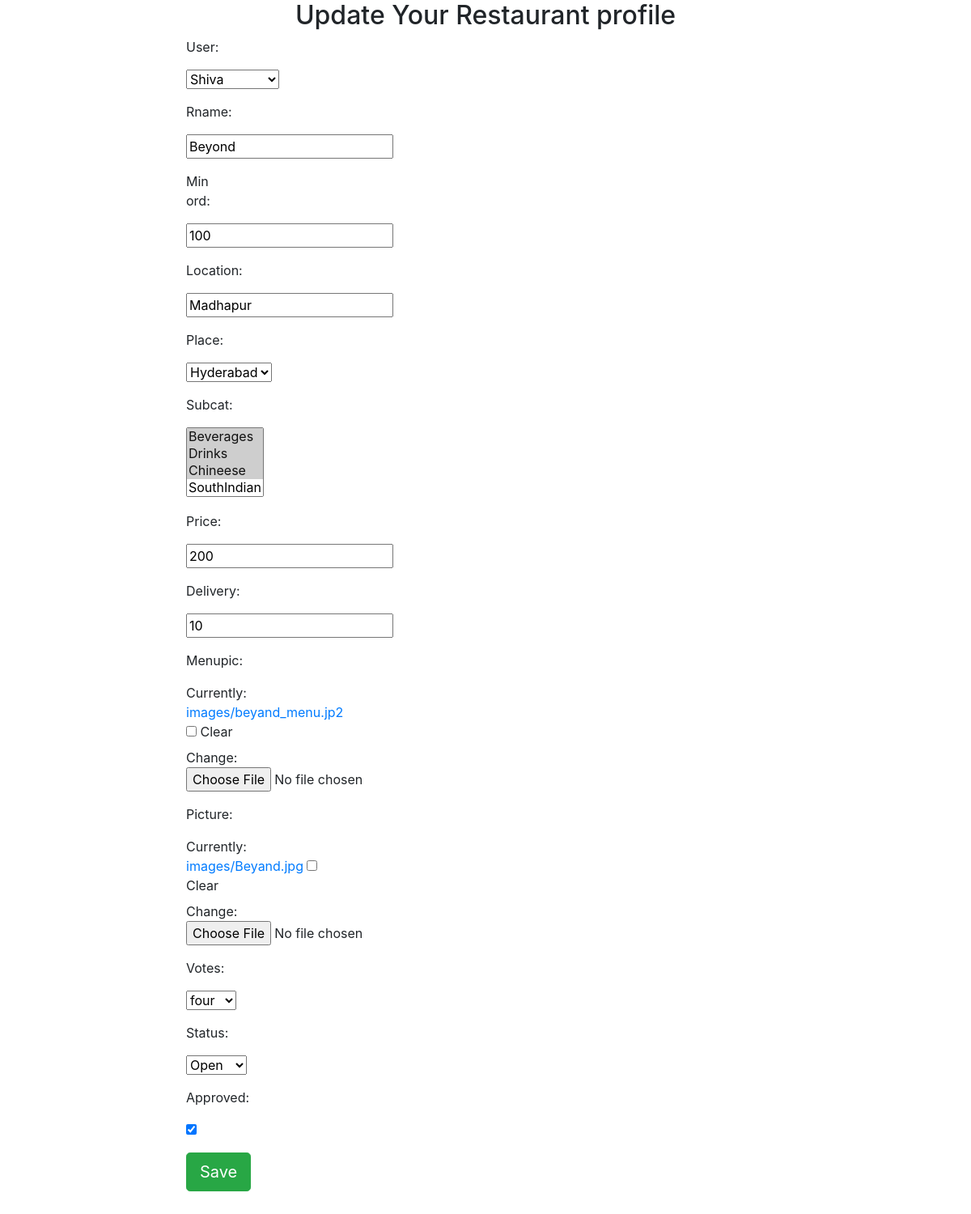
/restaurant/update/1/ (signed in), run on the app's committed database.
### foodapp/models.py (models this page shows, shortened)
class Restaurant(models.Model):
    user = models.OneToOneField(settings.AUTH_USER_MODEL, on_delete=models.CASCADE)
    rname = models.CharField(max_length=100, blank=False)
    min_ord = models.CharField(max_length=5, blank=False)
    location = models.CharField(max_length=40, blank=False)
    place = models.ForeignKey(Place, on_delete=models.CASCADE,default="")
    subcat = models.ManyToManyField(SubCategory, default="")
    price = models.IntegerField(blank=False,default=0)
    delivery = models.IntegerField(default=0)
    menupic = models.ImageField(upload_to='images/', null=True, blank=True)
    picture = models.ImageField(upload_to='images/', null=True, blank=True)
    STARS = ((1, 'one'), (2, 'two'), (3, 'three'), (4, 'four'), (5, 'five'),)
    votes = models.IntegerField(choices=STARS, default=4)
    REST_STATE_OPEN = "Open"
    REST_STATE_CLOSE = "Closed"
    REST_STATE_CHOICES = (
        (REST_STATE_OPEN, REST_STATE_OPEN),
        (REST_STATE_CLOSE, REST_STATE_CLOSE)
    )
    status = models.CharField(max_length=50, choices=REST_STATE_CHOICES, default=REST_STATE_OPEN, blank=False)
    approved = models.BooleanField(blank=False, default=True)

### foodapp/views.py (the view)
# urls.py: path('restaurant/update/<int:id>/', views.updateRestaurant, name='rupdate'),
@login_required(login_url='/login/restaurant/')
def updateRestaurant(request, id):
    form = RestaurantForm(request.POST or None, request.FILES or None, instance=request.user.restaurant)
    if form.is_valid():
        form.save()
        return redirect('rprofile')
    context = {
        'form': form,
        'title': "Update Your Restaurant profile"
    }
    return render(request, 'restaurant/updateprofile.html', context)

### foodapp/forms.py
class RestaurantForm(forms.ModelForm):
    class Meta:
        model = Restaurant
        fields = "__all__"

### foodapp/models.py (called while the page is built)
    def __str__(self):
        return self.name or ''

    def __str__(self):
        return self.name or ''

### templates/restaurant/updateprofile.html (shortened to what this page needs)
{% extends 'basic.html'%}
{% block common %}
<div class="container">
	<h2 class="text-center">{{title}}</h2>
</div>
<div class="container col-md-8">
	    <div class="row">
	    <div class="col-md-4 col-md-offset-2">
		<form method="post" class="form-horizontal">
  			{% for field in form %}
    			<div class="form-group">
        			<label class="control-label col-sm-4">{{ field.label_tag }}</label>
        			<div class="col-sm-12">{{ field }}</div>
    			</div>
			{% endfor %}
  		<div class="form-group">
          	<div class="col-sm-offset-2 col-sm-10">
                <button type="submit" class="btn btn-success btn-lg">Save</button>
          	 </div>
   		</div>
		</form>
	</div>
</div>
 <br>
</div>
{% endblock%}

### templates/basic.html (shortened to what this page needs)
<!DOCTYPE html>
{% load static %}
<html lang="en">
<head>
   <link rel="stylesheet" href="https://stackpath.bootstrapcdn.com/bootstrap/4.5.0/css/bootstrap.min.css">
    <link rel='stylesheet prefetch' href='https://maxcdn.bootstrapcdn.com/font-awesome/4.7.0/css/font-awesome.min.css'>
</head>
<body>
{% block common %}
{% endblock %}
</body>
</html>

### data on the page
Restaurant: form "Shiva" "Beyond" "100" "Madhapur" "Hyderabad" "200" "10" "four" "Open" "☑"

### other printed values
{{ title }} "Update Your Restaurant profile"
{{ field.label_tag }} "User:" "Rname:" "Min ord:" "Location:" "Place:" "Subcat:" "Price:" "Delivery:" "Menupic:" "Picture:" "Votes:" "Status:" "Approved:"
